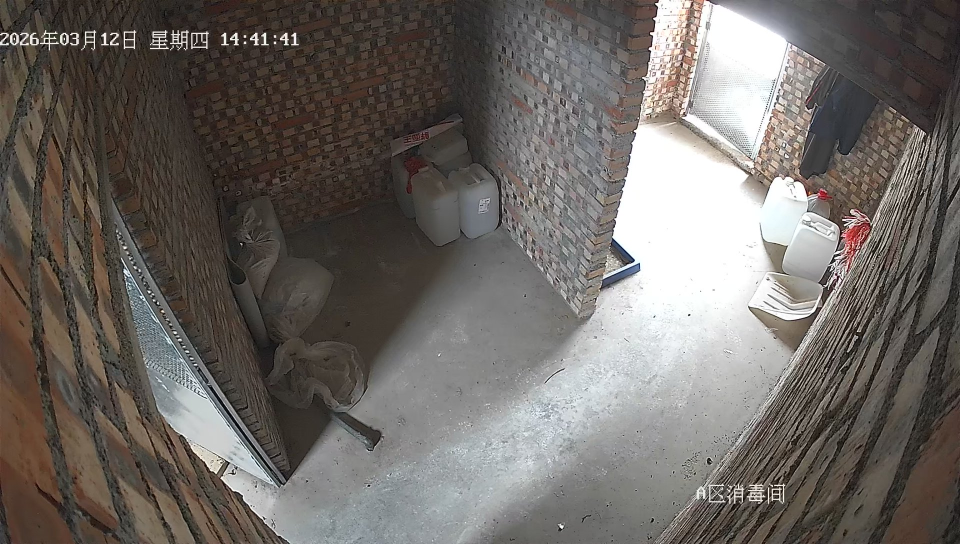
#> input picture algorithm/data/images/FT3193224_ch1_20260312_144143.jpg, 1920 x 1088 px (shown at 1/2 size)
$ python -i cold_start_detector.py   (imports and definitions only)
#> lines starting #> are read from the running program, lines starting #| are printed output that depends on the picture; after the words box and inside, x2 and y2 are one past the last pixel; in counts of white or black regions, pixels touching at a corner belong together
"""
林麝行为检测系统 - 冷启动方案（优化版）
无需标注数据，使用预训练模型 + 传统CV方法

优化点：
1. 支持真实视频帧处理
2. 自适应参数调整
3. 更好的噪声过滤
4. 性能优化（满足1秒/帧要求）
"""

import cv2
import numpy as np
from typing import List, Dict, Tuple, Optional
from dataclasses import dataclass, field
from enum import Enum
from collections import deque
import time
import logging

# [1 line not run here, left out]
logger = logging.getLogger(__name__)


class EventType(Enum):
    """原子事件类型"""
    MOVEMENT = "movement"           # 移动
    EATING = "eating"               # 进食
    DRINKING = "drinking"           # 饮水
    RESTING = "resting"             # 休息
    INTERACTION = "interaction"     # 社交互动
    ALERT = "alert"                 # 警觉/异常


@dataclass
class DetectionBox:
    """检测框"""
    x1: float
    y1: float
    x2: float
    y2: float
    confidence: float
    class_id: int
    class_name: str

    @property
    def width(self) -> float:
        return self.x2 - self.x1

    @property
    def height(self) -> float:
        return self.y2 - self.y1

    @property
    def area(self) -> float:
        return self.width * self.height

    @property
    def center(self) -> Tuple[float, float]:
        return ((self.x1 + self.x2) / 2, (self.y1 + self.y2) / 2)


@dataclass
class AtomicEvent:
    """原子事件"""
    event_type: EventType
    timestamp: float
    confidence: float
    bbox: Optional[DetectionBox] = None
    metadata: Dict = field(default_factory=dict)

    # [14 lines left out: function to_dict, not called in this run]


class ColdStartDetector:
    """
    冷启动检测器（优化版）
    使用无监督方法检测林麝及行为

    优化：
    - 自适应背景建模
    - 多尺度检测
    - 时序平滑
    """

    def __init__(self,
                 min_animal_area: int = 800,
                 max_animal_area_ratio: float = 0.3,
                 movement_threshold: float = 10.0,
                 enable_temporal_smooth: bool = True):
        """
        初始化检测器

        Args:
            min_animal_area: 最小动物区域面积（像素）
            max_animal_area_ratio: 最大动物区域占画面比例
            movement_threshold: 运动量阈值
            enable_temporal_smooth: 启用时序平滑
        """
        self.min_animal_area = min_animal_area
        self.max_animal_area_ratio = max_animal_area_ratio
        self.movement_threshold = movement_threshold
        self.enable_temporal_smooth = enable_temporal_smooth

        # 帧缓存
        self.prev_frame = None
        self.prev_gray = None
        self.prev_boxes: List[DetectionBox] = []

        # 背景建模（用于检测移动）
        self.bg_subtractor = cv2.createBackgroundSubtractorMOG2(
            history=500,
            varThreshold=25,  # 提高阈值减少噪声
            detectShadows=False
        )

        # 时序平滑
        self.detection_history = deque(maxlen=5)
        self.movement_history = deque(maxlen=10)

        # 食槽/水盆区域（初始化后设置）
        self.feeding_roi: Optional[Tuple[int, int, int, int]] = None
        self.water_roi: Optional[Tuple[int, int, int, int]] = None

        # 性能统计
        self.frame_count = 0
        self.skip_frames = 0  # 跳过的帧数（用于降速）

    # [12 lines left out: function set_regions, not called in this run]

    def preprocess_frame(self, frame: np.ndarray) -> np.ndarray:
        """
        预处理帧

        Args:
            frame: 原始帧

        Returns:
            预处理后的帧
        """
        # 确保是BGR格式
        if len(frame.shape) == 2:
            frame = cv2.cvtColor(frame, cv2.COLOR_GRAY2BGR)
        elif frame.shape[2] == 4:
            frame = cv2.cvtColor(frame, cv2.COLOR_RGBA2BGR)

        # 降噪
        frame = cv2.GaussianBlur(frame, (5, 5), 0)

        return frame

    def detect_animals(self, frame: np.ndarray) -> List[DetectionBox]:
        """
        检测动物（优化版）
        使用背景减除 + 轮廓检测 + 多尺度分析

        Args:
            frame: 输入帧

        Returns:
            检测框列表
        """
        h, w = frame.shape[:2]
        max_area = w * h * self.max_animal_area_ratio

        # 背景减除
        fg_mask = self.bg_subtractor.apply(frame)

        # 形态学操作去噪（更强的滤波）
        kernel_open = cv2.getStructuringElement(cv2.MORPH_ELLIPSE, (5, 5))
        kernel_close = cv2.getStructuringElement(cv2.MORPH_ELLIPSE, (15, 15))

        fg_mask = cv2.morphologyEx(fg_mask, cv2.MORPH_OPEN, kernel_open)
        fg_mask = cv2.morphologyEx(fg_mask, cv2.MORPH_CLOSE, kernel_close)

        # 查找轮廓
        contours, _ = cv2.findContours(
            fg_mask, cv2.RETR_EXTERNAL, cv2.CHAIN_APPROX_SIMPLE
        )

        boxes = []

        for cnt in contours:
            area = cv2.contourArea(cnt)

            # 面积过滤
            if area < self.min_animal_area or area > max_area:
                continue

            # 获取边界框
            x, y, bw, bh = cv2.boundingRect(cnt)

            # 长宽比过滤（林麝体型特征）
            aspect_ratio = bh / bw if bw > 0 else 0
            if aspect_ratio < 0.4 or aspect_ratio > 3.5:
                continue

            # 轮廓规整度（圆形度）
            perimeter = cv2.arcLength(cnt, True)
            circularity = 4 * np.pi * area / (perimeter * perimeter) if perimeter > 0 else 0

            # 凸包分析（排除不规则形状）
            hull = cv2.convexHull(cnt)
            hull_area = cv2.contourArea(hull)
            solidity = area / hull_area if hull_area > 0 else 0

            # 综合置信度
            confidence = min(0.95, 0.3 + circularity * 0.3 + solidity * 0.4)

            # 只保留高置信度检测
            if confidence > 0.4:
                boxes.append(DetectionBox(
                    x1=float(x),
                    y1=float(y),
                    x2=float(x + bw),
                    y2=float(y + bh),
                    confidence=confidence,
                    class_id=0,
                    class_name="animal"
                ))

        # 非极大值抑制（NMS）
        boxes = self._nms(boxes, threshold=0.3)

        # 时序平滑
        if self.enable_temporal_smooth:
            boxes = self._temporal_smooth(boxes)

        return boxes

    def _nms(self, boxes: List[DetectionBox], threshold: float = 0.3) -> List[DetectionBox]:
        """
        非极大值抑制

        Args:
            boxes: 检测框列表
            threshold: IOU阈值

        Returns:
            过滤后的框列表
        """
        if not boxes:
            return []

        # 按置信度排序
        boxes = sorted(boxes, key=lambda x: x.confidence, reverse=True)

        keep = []
        while boxes:
            current = boxes.pop(0)
            keep.append(current)

            # 移除重叠框
            boxes = [
                b for b in boxes
                if self._calculate_iou(current, b) < threshold
            ]

        return keep

    def _temporal_smooth(self, boxes: List[DetectionBox]) -> List[DetectionBox]:
        """
        时序平滑（减少抖动）

        Args:
            boxes: 当前帧检测框

        Returns:
            平滑后的框
        """
        self.detection_history.append(boxes)

        if len(self.detection_history) < 3:
            return boxes

        # 如果连续多帧检测到相似位置，增加置信度
        smoothed = []
        for box in boxes:
            consistent_detections = 1
            for prev_boxes in list(self.detection_history)[:-1]:
                for prev_box in prev_boxes:
                    if self._calculate_iou(box, prev_box) > 0.5:
                        consistent_detections += 1
                        break

            # 根据一致性调整置信度
            if consistent_detections >= 2:
                box.confidence = min(0.99, box.confidence * 1.1)

            smoothed.append(box)

        return smoothed

    def detect_feeding_trough(self, frame: np.ndarray) -> Optional[Tuple[int, int, int, int]]:
        """
        检测食槽区域（基于颜色和形状）

        Args:
            frame: 输入帧

        Returns:
            区域坐标 (x, y, w, h) 或 None
        """
        if self.feeding_roi:
            return self.feeding_roi

        # 自动检测（基于绿色区域）
        hsv = cv2.cvtColor(frame, cv2.COLOR_BGR2HSV)

        # 检测绿色区域（草料）
        lower_green = np.array([35, 40, 40])
        upper_green = np.array([85, 255, 255])
        mask = cv2.inRange(hsv, lower_green, upper_green)

        # 形态学操作
        kernel = cv2.getStructuringElement(cv2.MORPH_RECT, (10, 10))
        mask = cv2.morphologyEx(mask, cv2.MORPH_CLOSE, kernel)

        # 查找最大绿色区域
        contours, _ = cv2.findContours(mask, cv2.RETR_EXTERNAL, cv2.CHAIN_APPROX_SIMPLE)

        if contours:
            largest = max(contours, key=cv2.contourArea)
            area = cv2.contourArea(largest)
            if area > 2000:  # 最小面积阈值
                x, y, w, h = cv2.boundingRect(largest)
                return (x, y, w, h)

        return None

    def detect_water_basin(self, frame: np.ndarray) -> Optional[Tuple[int, int, int, int]]:
        """
        检测水盆区域（基于颜色）

        Args:
            frame: 输入帧

        Returns:
            区域坐标 (x, y, w, h) 或 None
        """
        if self.water_roi:
            return self.water_roi

        # 自动检测（基于蓝色/反光区域）
        hsv = cv2.cvtColor(frame, cv2.COLOR_BGR2HSV)

        # 检测蓝色区域
        lower_blue = np.array([90, 50, 50])
        upper_blue = np.array([130, 255, 255])
        mask_blue = cv2.inRange(hsv, lower_blue, upper_blue)

        # 检测高亮区域（反光）
        lower_white = np.array([0, 0, 200])
        upper_white = np.array([180, 30, 255])
        mask_white = cv2.inRange(hsv, lower_white, upper_white)

        # 合并掩码
        mask = cv2.bitwise_or(mask_blue, mask_white)

        # 形态学操作
        kernel = cv2.getStructuringElement(cv2.MORPH_RECT, (5, 5))
        mask = cv2.morphologyEx(mask, cv2.MORPH_CLOSE, kernel)

        contours, _ = cv2.findContours(mask, cv2.RETR_EXTERNAL, cv2.CHAIN_APPROX_SIMPLE)

        if contours:
            largest = max(contours, key=cv2.contourArea)
            area = cv2.contourArea(largest)
            if area > 1000:
                x, y, w, h = cv2.boundingRect(largest)
                return (x, y, w, h)

        return None

    def calculate_movement(self, current_boxes: List[DetectionBox]) -> float:
        """
        计算整体运动量（优化版）

        Args:
            current_boxes: 当前帧检测框

        Returns:
            运动量评分 (0-100)
        """
        if not self.prev_boxes or not current_boxes:
            self.prev_boxes = current_boxes
            return 0.0

        total_movement = 0.0
        matched_count = 0

        # IOU匹配
        for curr in current_boxes:
            best_iou = 0.3
            best_prev = None

            for prev in self.prev_boxes:
                iou = self._calculate_iou(curr, prev)
                if iou > best_iou:
                    best_iou = iou
                    best_prev = prev

            if best_prev:
                # 计算位移
                curr_cx, curr_cy = curr.center
                prev_cx, prev_cy = best_prev.center
                displacement = np.sqrt((curr_cx - prev_cx)**2 + (curr_cy - prev_cy)**2)
                total_movement += displacement
                matched_count += 1

        # 考虑未匹配的新检测（进入画面的动物）
        new_detections = len(current_boxes) - matched_count
        total_movement += new_detections * 20  # 新检测贡献固定运动量

        self.prev_boxes = current_boxes

        # 归一化
        movement_score = min(100, total_movement / max(len(current_boxes), 1) * 2)

        # 时序平滑
        self.movement_history.append(movement_score)
        if len(self.movement_history) >= 3:
            # 使用中位数平滑
            movement_score = np.median(list(self.movement_history)[-3:])

        return movement_score

    def detect_eating(self, frame: np.ndarray, animal_boxes: List[DetectionBox]) -> List[AtomicEvent]:
        """
        检测进食行为（动物在食槽区域停留）

        Args:
            frame: 输入帧
            animal_boxes: 动物检测框

        Returns:
            进食事件列表
        """
        events = []
        feeding_roi = self.detect_feeding_trough(frame)

        if not feeding_roi:
            return events

        fx, fy, fw, fh = feeding_roi

        for box in animal_boxes:
            # 计算重叠
            overlap_x = max(0, min(box.x2, fx + fw) - max(box.x1, fx))
            overlap_y = max(0, min(box.y2, fy + fh) - max(box.y1, fy))
            overlap_area = overlap_x * overlap_y

            overlap_ratio = overlap_area / box.area if box.area > 0 else 0

            # 重叠超过30%认为是进食
            if overlap_ratio > 0.3:
                events.append(AtomicEvent(
                    event_type=EventType.EATING,
                    timestamp=time.time(),
                    confidence=min(0.95, overlap_ratio),
                    bbox=box,
                    metadata={
                        "feeding_roi": feeding_roi,
                        "overlap_ratio": round(overlap_ratio, 3),
                        "feeding_area": fw * fh
                    }
                ))

        return events

    def detect_drinking(self, frame: np.ndarray, animal_boxes: List[DetectionBox]) -> List[AtomicEvent]:
        """
        检测饮水行为（动物在水盆区域停留）

        Args:
            frame: 输入帧
            animal_boxes: 动物检测框

        Returns:
            饮水事件列表
        """
        events = []
        water_roi = self.detect_water_basin(frame)

        if not water_roi:
            return events

        wx, wy, ww, wh = water_roi

        for box in animal_boxes:
            overlap_x = max(0, min(box.x2, wx + ww) - max(box.x1, wx))
            overlap_y = max(0, min(box.y2, wy + wh) - max(box.y1, wy))
            overlap_area = overlap_x * overlap_y

            overlap_ratio = overlap_area / box.area if box.area > 0 else 0

            if overlap_ratio > 0.3:
                events.append(AtomicEvent(
                    event_type=EventType.DRINKING,
                    timestamp=time.time(),
                    confidence=min(0.95, overlap_ratio),
                    bbox=box,
                    metadata={
                        "water_roi": water_roi,
                        "overlap_ratio": round(overlap_ratio, 3),
                        "water_area": ww * wh
                    }
                ))

        return events

    def detect_interactions(self, animal_boxes: List[DetectionBox]) -> List[AtomicEvent]:
        """
        检测社交互动（动物之间距离较近）

        Args:
            animal_boxes: 动物检测框

        Returns:
            互动事件列表
        """
        events = []

        if len(animal_boxes) < 2:
            return events

        # 检查每对动物的距离
        for i in range(len(animal_boxes)):
            for j in range(i + 1, len(animal_boxes)):
                box1, box2 = animal_boxes[i], animal_boxes[j]

                # 计算中心点距离
                c1 = box1.center
                c2 = box2.center
                distance = np.sqrt((c1[0] - c2[0])**2 + (c1[1] - c2[1])**2)

                # 距离小于阈值认为是互动
                avg_size = (box1.width + box1.height + box2.width + box2.height) / 4
                if distance < avg_size * 2:
                    events.append(AtomicEvent(
                        event_type=EventType.INTERACTION,
                        timestamp=time.time(),
                        confidence=min(0.9, 1.0 - distance / (avg_size * 3)),
                        metadata={
                            "distance": round(distance, 2),
                            "animal_pair": (i, j)
                        }
                    ))

        return events

    def process_frame(self, frame: np.ndarray) -> Dict:
        """
        处理单帧图像（优化版）

        Args:
            frame: 输入帧 (BGR格式)

        Returns:
            处理结果字典
        """
        start_time = time.time()
        timestamp = time.time()

        # 预处理
        frame = self.preprocess_frame(frame)

        # 1. 检测动物
        animal_boxes = self.detect_animals(frame)

        # 2. 计算运动量
        movement_score = self.calculate_movement(animal_boxes)

        # 3. 检测各种行为
        events = []

        # 移动事件
        if movement_score > self.movement_threshold:
            events.append(AtomicEvent(
                event_type=EventType.MOVEMENT,
                timestamp=timestamp,
                confidence=min(1.0, movement_score / 100),
                metadata={
                    "movement_score": round(movement_score, 2),
                    "threshold": self.movement_threshold
                }
            ))

        # 进食事件
        eating_events = self.detect_eating(frame, animal_boxes)
        events.extend(eating_events)

        # 饮水事件
        drinking_events = self.detect_drinking(frame, animal_boxes)
        events.extend(drinking_events)

        # 互动事件
        interaction_events = self.detect_interactions(animal_boxes)
        events.extend(interaction_events)

        # 休息事件（低运动量 + 存在动物）
        if movement_score < 5 and len(animal_boxes) > 0 and not eating_events and not drinking_events:
            events.append(AtomicEvent(
                event_type=EventType.RESTING,
                timestamp=timestamp,
                confidence=0.8,
                metadata={
                    "animal_count": len(animal_boxes),
                    "movement_score": round(movement_score, 2)
                }
            ))

        # 异常检测（高运动量但无明确行为）
        if movement_score > 50 and not eating_events and not drinking_events:
            events.append(AtomicEvent(
                event_type=EventType.ALERT,
                timestamp=timestamp,
                confidence=min(0.8, movement_score / 100),
                metadata={
                    "alert_type": "abnormal_activity",
                    "movement_score": round(movement_score, 2),
                    "description": "检测到异常活动"
                }
            ))

        # 计算处理时间
        process_time = time.time() - start_time
        self.frame_count += 1

        return {
            "timestamp": timestamp,
            "frame_count": self.frame_count,
            "process_time_ms": round(process_time * 1000, 2),
            "animal_count": len(animal_boxes),
            "movement_score": round(movement_score, 2),
            "events": [e.to_dict() for e in events],
            "detections": [
                {
                    "x1": round(b.x1, 2),
                    "y1": round(b.y1, 2),
                    "x2": round(b.x2, 2),
                    "y2": round(b.y2, 2),
                    "confidence": round(b.confidence, 3),
                    "center": (round(b.center[0], 2), round(b.center[1], 2))
                } for b in animal_boxes
            ],
            "roi": {
                "feeding": self.feeding_roi,
                "water": self.water_roi
            }
        }

    # [33 lines left out: functions _calculate_iou, reset, not called in this run]


class EventStreamGenerator:
    """
    事件流生成器
    将连续帧处理为结构化事件流
    """

    # [106 lines left out: functions __init__, process_frame, get_event_stream, get_statistics, reset, not called in this run]

>>> import cv2
>>> picture = cv2.cvtColor(cv2.imread('data/images/FT3193224_ch1_20260312_144143.jpg'), cv2.COLOR_BGR2RGB)
>>> result = ColdStartDetector().process_frame(picture)
#> in preprocess_frame, `frame = cv2.GaussianBlur(frame, (5, 5), 0)`:
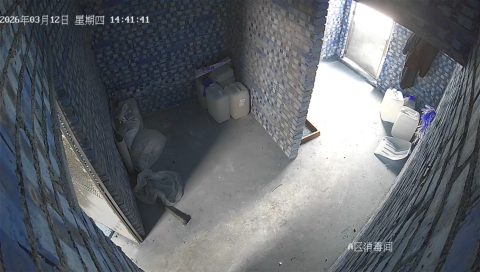
#> frame: shape (1088, 1920, 3) (shown at 1/4 size); mean of channels 0, 1, 2 110.5, 105.4, 101.1; drawn as B, G, R
#> in detect_animals, `contours, _ = cv2.findContours( fg_mask, cv2.RETR_EXTERNAL, cv2.CHAIN_..`: contours = [[[0, 0], [0, 1087], [1919, 1087], [1919, 0]]]
#> the loop in detect_animals, `for cnt in contours:` made 1 pass
#> (cnt, area) on pass 1: ([[0, 0], [0, 1087], [1919, 1087], [1919, 0]], 2085953)
#> after the loop in detect_animals, `for cnt in contours:`: boxes = []
#> in process_frame, `movement_score = self.calculate_movement(animal_boxes)`: movement_score = 0
#> in detect_feeding_trough, `mask = cv2.inRange(hsv, lower_green, upper_green)`:
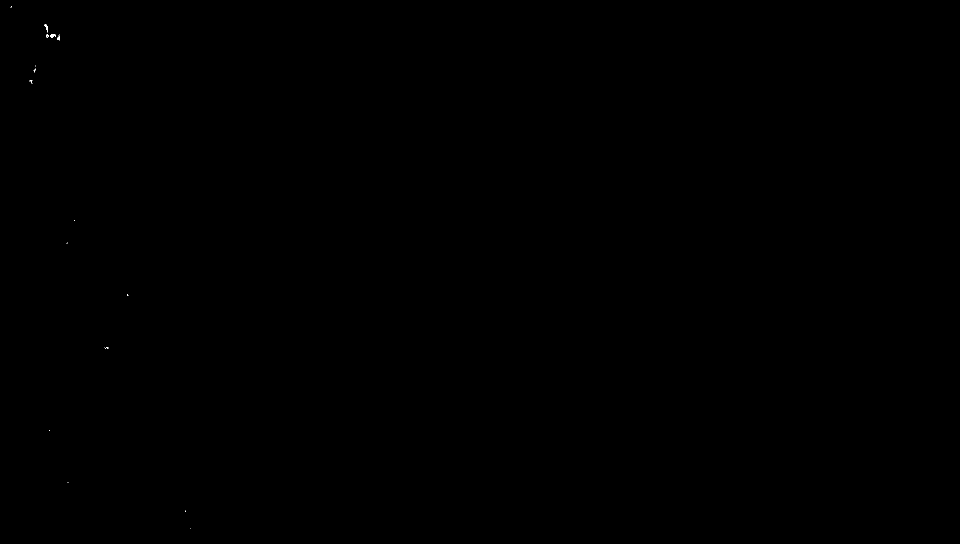
#> mask: shape (1088, 1920) (shown at 1/2 size); 0.01% white in thin lines or dots, all inside (x1, y1, x2, y2) = (21, 12, 382, 1058)
#> in detect_feeding_trough, `contours, _ = cv2.findContours(mask, cv2.RETR_EXTERNAL, cv2.CHAIN_APPR..`: contours = 12 contours, 11 with area under 20; largest, box (x1, y1, x2, y2) and area: (89, 50, 121, 82) 195
#> (the rest of the program and of its run is left out)
